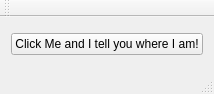
<?xml version="1.0" encoding="UTF-8"?>
<ui version="4.0">
 <class>MainWindow</class>
 <widget class="QMainWindow" name="MainWindow">
  <property name="geometry">
   <rect>
    <x>0</x>
    <y>0</y>
    <width>191</width>
    <height>94</height>
   </rect>
  </property>
  <property name="windowTitle">
   <string>MainWindow</string>
  </property>
  <widget class="QWidget" name="centralWidget">
   <layout class="QGridLayout" name="gridLayout">
    <item row="0" column="0">
     <widget class="QPushButton" name="pushButton">
      <property name="text">
       <string>Click Me and I tell you where I am!</string>
      </property>
     </widget>
    </item>
   </layout>
  </widget>
  <widget class="QMenuBar" name="menuBar">
   <property name="geometry">
    <rect>
     <x>0</x>
     <y>0</y>
     <width>191</width>
     <height>21</height>
    </rect>
   </property>
  </widget>
  <widget class="QToolBar" name="mainToolBar">
   <attribute name="toolBarArea">
    <enum>TopToolBarArea</enum>
   </attribute>
   <attribute name="toolBarBreak">
    <bool>false</bool>
   </attribute>
  </widget>
  <widget class="QStatusBar" name="statusBar"/>
 </widget>
 <layoutdefault spacing="6" margin="11"/>
 <resources/>
 <connections/>
</ui>
